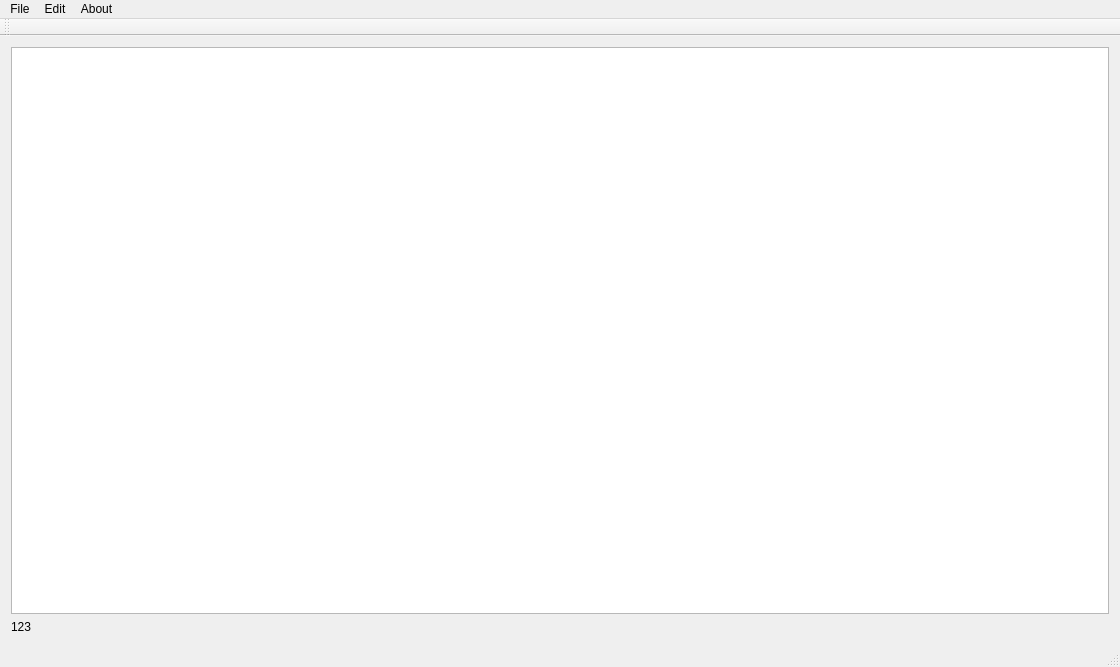
<?xml version="1.0" encoding="UTF-8"?>
<ui version="4.0">
 <class>MainWindow</class>
 <widget class="QMainWindow" name="MainWindow">
  <property name="geometry">
   <rect>
    <x>0</x>
    <y>0</y>
    <width>1120</width>
    <height>667</height>
   </rect>
  </property>
  <property name="windowTitle">
   <string>MainWindow</string>
  </property>
  <widget class="QWidget" name="centralWidget">
   <layout class="QVBoxLayout" name="verticalLayout">
    <item>
     <widget class="CodeEditor" name="textEdit">
      <property name="lineWrapMode">
       <enum>QPlainTextEdit::NoWrap</enum>
      </property>
     </widget>
    </item>
    <item>
     <widget class="QLabel" name="label">
      <property name="text">
       <string>123</string>
      </property>
     </widget>
    </item>
   </layout>
  </widget>
  <widget class="QMenuBar" name="menuBar">
   <property name="geometry">
    <rect>
     <x>0</x>
     <y>0</y>
     <width>1120</width>
     <height>26</height>
    </rect>
   </property>
   <widget class="QMenu" name="menuFile">
    <property name="title">
     <string>File</string>
    </property>
    <addaction name="actionNew_Ctrl_N"/>
    <addaction name="actionOpen_Shift_Ctrl_N"/>
    <addaction name="separator"/>
    <addaction name="actionSave_Ctrl_S"/>
    <addaction name="actionSave_as_Shift_Ctrl_S"/>
   </widget>
   <widget class="QMenu" name="menuEdit">
    <property name="title">
     <string>Edit</string>
    </property>
    <addaction name="actionselect_all_Ctrl_A"/>
    <addaction name="actionCut_Ctrl_X"/>
    <addaction name="actionCopy_Ctrl_C"/>
    <addaction name="actionPaste_Ctrl_V"/>
    <addaction name="actionFind_Ctrl_F"/>
    <addaction name="separator"/>
    <addaction name="actionUndo_Ctrl_Z"/>
    <addaction name="actionRedo_Shift_Ctrl_Z"/>
   </widget>
   <widget class="QMenu" name="menuAbout">
    <property name="title">
     <string>About</string>
    </property>
    <addaction name="actionAbout_QNotePad"/>
   </widget>
   <addaction name="menuFile"/>
   <addaction name="menuEdit"/>
   <addaction name="menuAbout"/>
  </widget>
  <widget class="QToolBar" name="mainToolBar">
   <attribute name="toolBarArea">
    <enum>TopToolBarArea</enum>
   </attribute>
   <attribute name="toolBarBreak">
    <bool>false</bool>
   </attribute>
  </widget>
  <widget class="QStatusBar" name="statusBar"/>
  <action name="actionAbout_QNotePad">
   <property name="text">
    <string>About QNotePad</string>
   </property>
  </action>
  <action name="actionselect_all_Ctrl_A">
   <property name="text">
    <string>select all (Ctrl + A)</string>
   </property>
   <property name="shortcut">
    <string>Ctrl+A</string>
   </property>
  </action>
  <action name="actionCut_Ctrl_X">
   <property name="text">
    <string>Cut (Ctrl + X)</string>
   </property>
   <property name="shortcut">
    <string>Ctrl+X</string>
   </property>
  </action>
  <action name="actionCopy_Ctrl_C">
   <property name="text">
    <string>Copy (Ctrl + C)</string>
   </property>
   <property name="shortcut">
    <string>Ctrl+C</string>
   </property>
  </action>
  <action name="actionPaste_Ctrl_V">
   <property name="text">
    <string>Paste (Ctrl + V)</string>
   </property>
   <property name="shortcut">
    <string>Ctrl+V</string>
   </property>
  </action>
  <action name="actionUndo_Ctrl_Z">
   <property name="text">
    <string>Undo (Ctrl + Z)</string>
   </property>
   <property name="shortcut">
    <string>Ctrl+Z</string>
   </property>
  </action>
  <action name="actionRedo_Shift_Ctrl_Z">
   <property name="text">
    <string>Redo (Shift + Ctrl + Z)</string>
   </property>
   <property name="shortcut">
    <string>Ctrl+Shift+Z</string>
   </property>
  </action>
  <action name="actionNew_Ctrl_N">
   <property name="text">
    <string>New (Ctrl + N)</string>
   </property>
   <property name="shortcut">
    <string>Ctrl+N</string>
   </property>
  </action>
  <action name="actionOpen_Shift_Ctrl_N">
   <property name="text">
    <string>Open (Shift + Ctrl +N)</string>
   </property>
   <property name="shortcut">
    <string>Ctrl+Shift+N</string>
   </property>
  </action>
  <action name="actionSave_Ctrl_S">
   <property name="text">
    <string>Save (Ctrl + S)</string>
   </property>
   <property name="shortcut">
    <string>Ctrl+S</string>
   </property>
  </action>
  <action name="actionSave_as_Shift_Ctrl_S">
   <property name="text">
    <string>Save as...(Shift + Ctrl + S)</string>
   </property>
   <property name="shortcut">
    <string>Ctrl+Shift+S</string>
   </property>
  </action>
  <action name="actionFind_Ctrl_F">
   <property name="text">
    <string>Find (Ctrl + F)</string>
   </property>
   <property name="shortcut">
    <string>Ctrl+F</string>
   </property>
  </action>
 </widget>
 <layoutdefault spacing="6" margin="11"/>
 <customwidgets>
  <customwidget>
   <class>CodeEditor</class>
   <extends>QPlainTextEdit</extends>
   <header>codeeditor.h</header>
  </customwidget>
 </customwidgets>
 <resources/>
 <connections/>
</ui>
